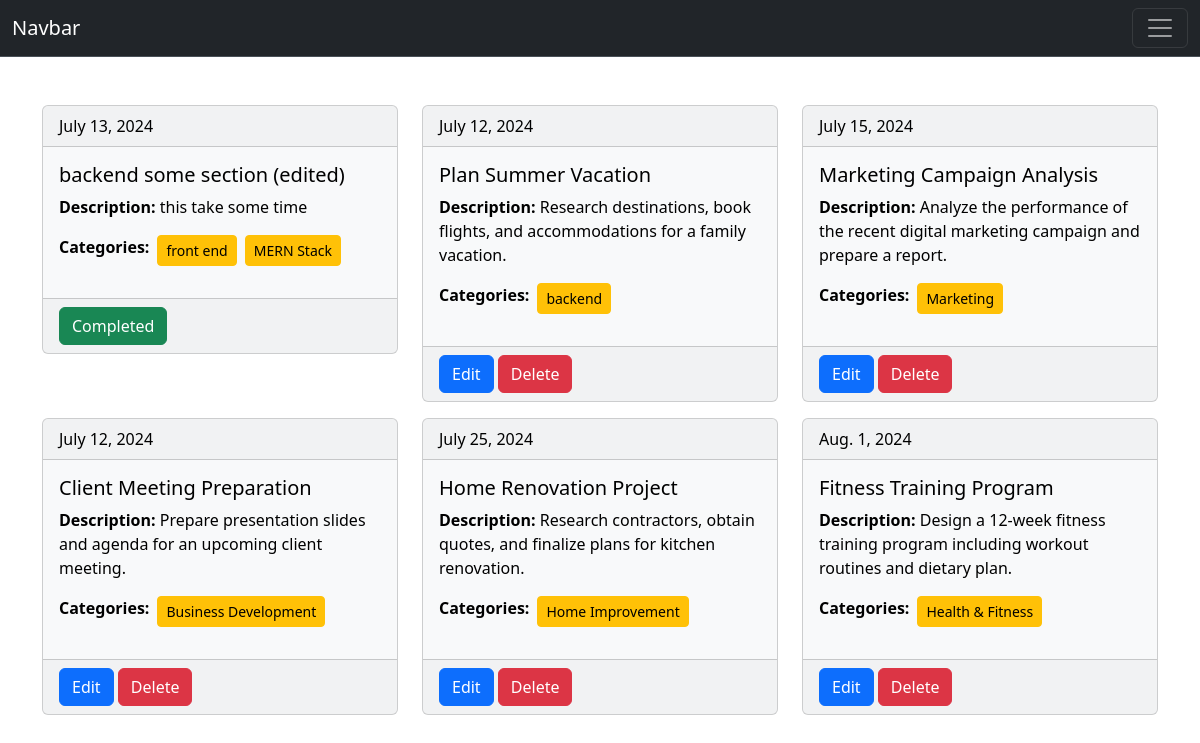
The page / on the database its author committed.
### task/models.py (models this page shows, shortened)
class Task(models.Model):
    task_title = models.CharField(max_length=200)
    task_Description = models.TextField()
    is_completed = models.BooleanField(default=False)
    task_assign_date = models.DateField()
    category = models.ManyToManyField(Category)

### category/models.py (models this page shows)
class Category(models.Model):
    category_title = models.CharField(max_length=100)
    def __str__(self):
        return self.category_title

### task_managment/views.py (the view)
# urls.py: path('', views.show_task, name='show_task'),
def show_task(request):
    tasks = Task.objects.all()
    return render(request, 'ShowTaskManu.html', {'data': tasks})

### templates/ShowTaskManu.html (shortened to what this page needs)
{% extends "base.html" %} {% block content %}
<div class="container my-5">
  <div class="row">
    {% for i in data %}
    <div class="col-lg-4">
      <div class="card text-bg-light mb-3">
        <div class="card-header">{{i.task_assign_date}}</div>
        <div class="card-body">
          <h5 class="card-title">{{i.task_title}}</h5>
          <p class="card-text"><span class="fw-bold" > Description: </span> {{i.task_Description}}</p>
          <div class="d-flex" >
            <p class="fw-bold" > Categories:  </p>
              {% for j in i.category.all %}
              <p class="ms-2 btn btn-sm btn-warning " >{{j}}</p>
              {% endfor %}
          </div>
        </div>
        {% if i.is_completed %}
        <div class="card-footer">
          <button type="button" class="btn btn-success" >
            Completed
          </button>
        </div>
        {% else %}
        <div class="card-footer">
          <a href="{% url 'edit_task' i.id %}" class="btn btn-primary">Edit</a>
          <a href="{% url 'delete_task' i.id %}" class="btn btn-danger"
            >Delete</a
          >
        </div>
        {% endif %}
      </div>
    </div>
    {% endfor %}
  </div>
  {% endblock %}

### templates/base.html (shortened to what this page needs)
<!DOCTYPE html>
<html lang="en">
  <head>
    <link
      href="https://cdn.jsdelivr.net/npm/bootstrap@5.3.3/dist/css/bootstrap.min.css"
      rel="stylesheet"
    />
  </head>
  <body>
    <nav class="navbar bg-dark border-bottom border-body" data-bs-theme="dark">
        <div class="container-fluid">
          <a class="navbar-brand" href="#">Navbar</a>
          <button class="navbar-toggler" type="button" data-bs-toggle="collapse" data-bs-target="#navbarSupportedContent" aria-controls="navbarSupportedContent" aria-expanded="false" aria-label="Toggle navigation">
            <span class="navbar-toggler-icon"></span>
          </button>
        </div>
      </nav>
      {% block content %}
      {% endblock %}
  </body>
</html>

### rows shown on the page
Task: task_assign_date "July 13, 2024", task_title "backend some section (edited)", task_Description "this take some time", is_completed "Completed"
Category: category_title "front end"
Category: category_title "MERN Stack"
Task: task_assign_date "July 12, 2024", task_title "Plan Summer Vacation", task_Description "Research destinations, book flights, and accommodations for a family vacation.", is_completed "Edit"
Category: category_title "backend"
Task: task_assign_date "July 15, 2024", task_title "Marketing Campaign Analysis", task_Description "Analyze the performance of the recent digital marketing campaign and prepare a report.", is_completed "Edit"
Category: category_title "Marketing"
Task: task_assign_date "July 12, 2024", task_title "Client Meeting Preparation", task_Description "Prepare presentation slides and agenda for an upcoming client meeting.", is_completed "Edit"
Category: category_title "Business Development"
Task: task_assign_date "July 25, 2024", task_title "Home Renovation Project", task_Description "Research contractors, obtain quotes, and finalize plans for kitchen renovation.", is_completed "Edit"
Category: category_title "Home Improvement"
Task: task_assign_date "Aug. 1, 2024", task_title "Fitness Training Program", task_Description "Design a 12-week fitness training program including workout routines and dietary plan.", is_completed "Edit"
Category: category_title "Health & Fitness"
